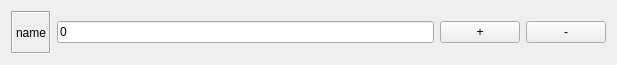
<?xml version="1.0" encoding="UTF-8"?>
<ui version="4.0">
 <class>CountBox</class>
 <widget class="QWidget" name="CountBox">
  <property name="geometry">
   <rect>
    <x>0</x>
    <y>0</y>
    <width>617</width>
    <height>65</height>
   </rect>
  </property>
  <property name="windowTitle">
   <string>Form</string>
  </property>
  <layout class="QHBoxLayout" name="horizontalLayout">
   <item>
    <widget class="QLabel" name="lbl">
     <property name="frameShape">
      <enum>QFrame::Box</enum>
     </property>
     <property name="frameShadow">
      <enum>QFrame::Sunken</enum>
     </property>
     <property name="text">
      <string>name</string>
     </property>
    </widget>
   </item>
   <item>
    <widget class="QLineEdit" name="le">
     <property name="text">
      <string>0</string>
     </property>
    </widget>
   </item>
   <item>
    <widget class="QPushButton" name="btn_plus">
     <property name="text">
      <string>+</string>
     </property>
    </widget>
   </item>
   <item>
    <widget class="QPushButton" name="btn_less">
     <property name="text">
      <string>-</string>
     </property>
    </widget>
   </item>
  </layout>
 </widget>
 <resources/>
 <connections/>
</ui>
